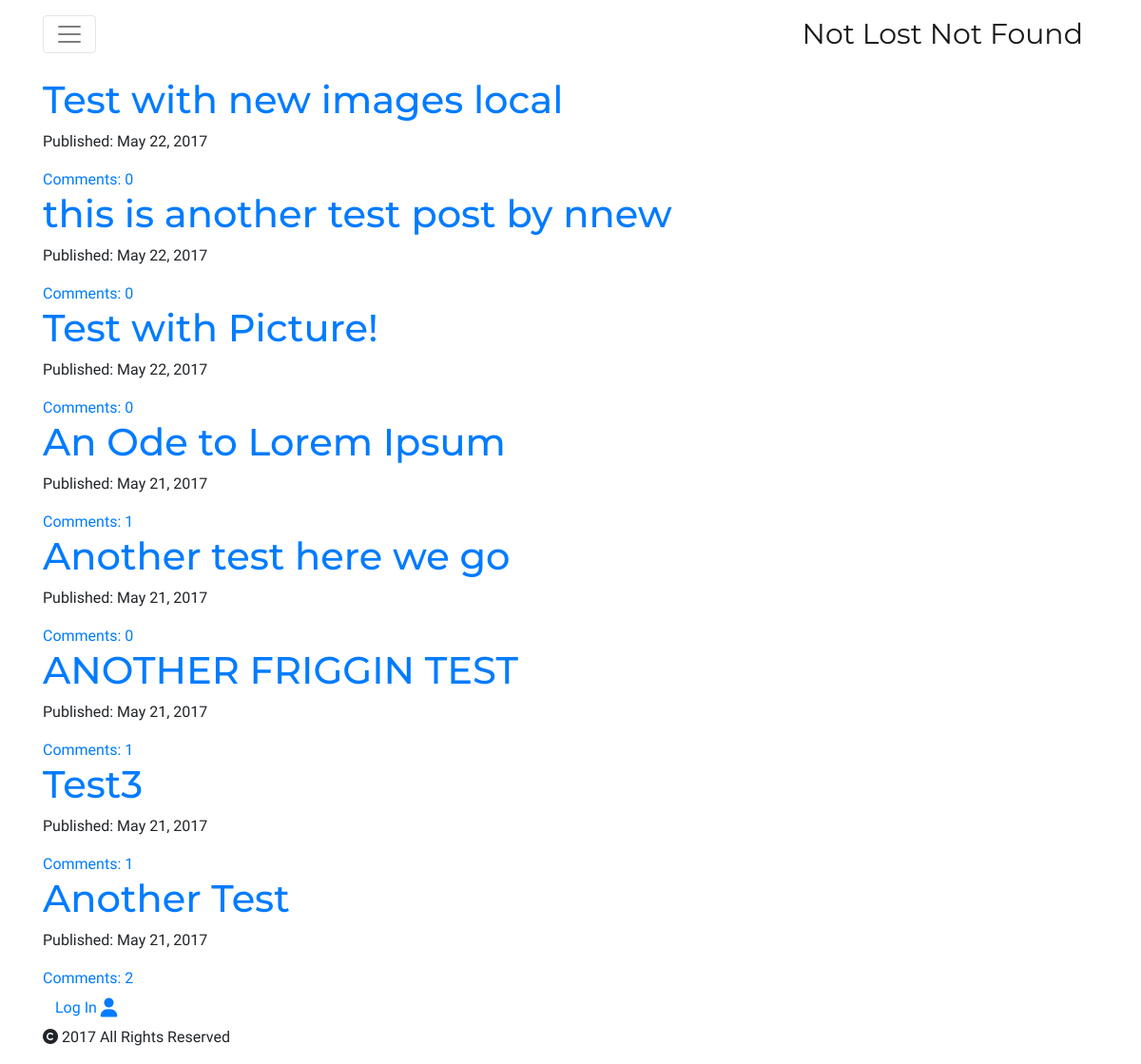
The app's page /posts/, older data.
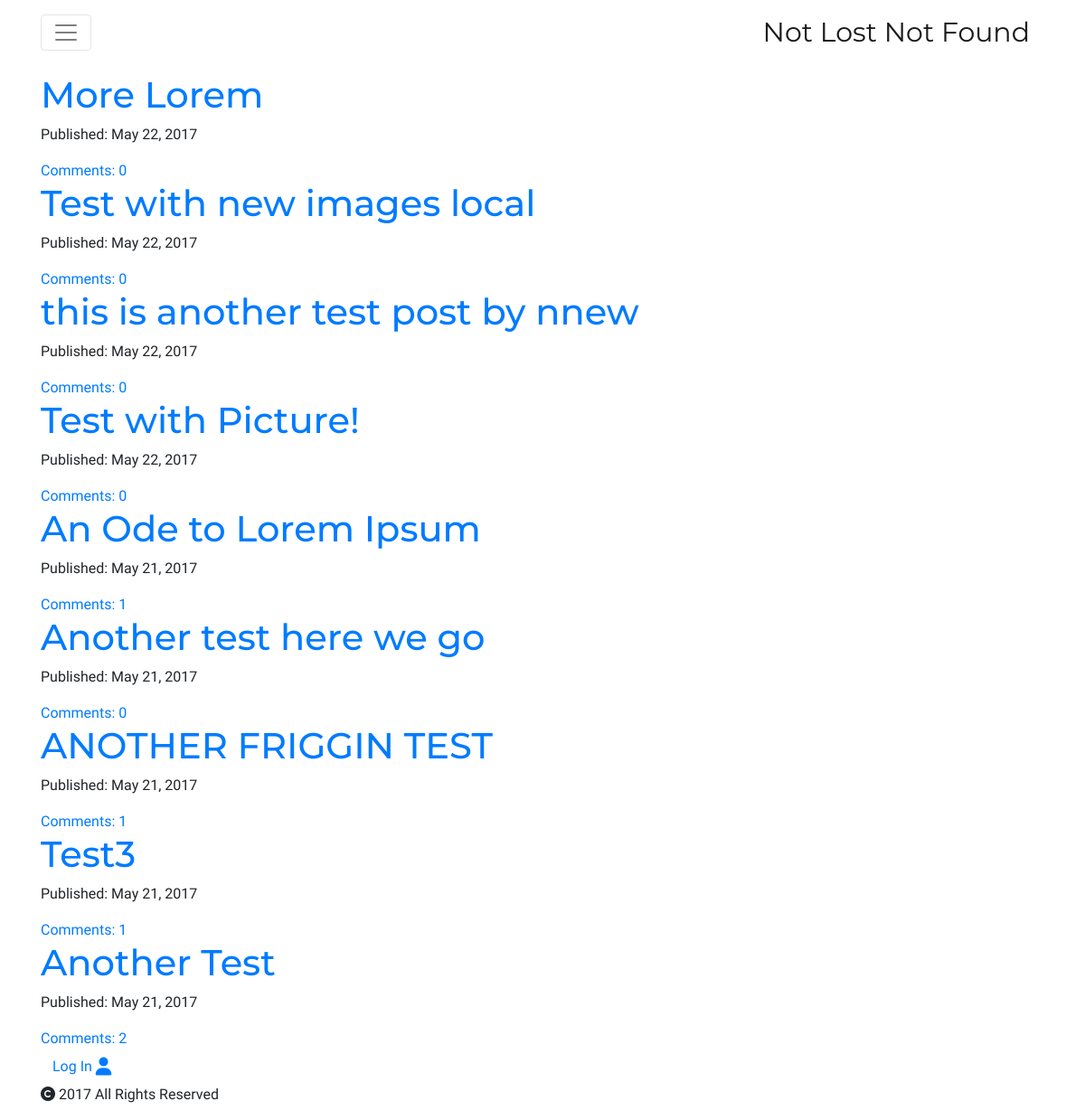
The same page, newer data.
### blog/models.py (models this page shows, shortened)
class Post(models.Model):
	author = models.ForeignKey('auth.User')
	title = models.CharField(max_length=200)
	text = RichTextUploadingField()
	feature = models.ImageField(upload_to='uploads/%Y/%m/%d',blank=True)
	create_date = models.DateTimeField(default=timezone.now)
	published_date = models.DateTimeField(blank=True,null=True)
	def approve_comment(self):
		return self.comments.filter(approved_comment=True)

### blog/views.py (the view)
class PostListView(ListView):
	model = Post
	def get_queryset(self):
		return Post.objects.filter(published_date__lte=timezone.now()).order_by('-published_date')

### blog/templates/blog/post_list.html (shortened to what this page needs)
{% extends "base.html" %}
{% block content %}
	<div class="centerstage">
		{% for post in post_list %}
		<div class="post">
			<h1><a href="{% url 'post_detail' pk=post.pk %}">{{ post.title }}</a></h1>
			<div class="date">
				<p>Published: {{ post.published_date|date:"M  d, Y" }}</p>
			</div>
			<a href="{% url 'post_detail' pk=post.pk %}">Comments: {{ post.approve_comment.count }}</a>
		</div>
		{% endfor %}
	</div>
{% endblock content %}

### blog/templates/blog/base.html (shortened to what this page needs)
<!DOCTYPE html>
{% load staticfiles %}
<html lang="en">
<head>
	<link rel="stylesheet" href="https://maxcdn.bootstrapcdn.com/bootstrap/4.0.0-alpha.6/css/bootstrap.min.css">
	<link rel="stylesheet" href="https://use.fontawesome.com/11415f440f.css">
	<link rel="stylesheet" href="{% static 'css/blog.css' %}">
</head>
<body>
	<nav class="navbar navbar-toggleable-md bg-faded navbar-light navfont custom-navbar">
		<div class="container">
 			<button class="navbar-toggler navbar-toggler-right" type="button" data-toggle="collapse" data-target="#collapseMe" aria-controls="navbarNavDropdown" aria-expanded="false" aria-label="Toggle navigation">
    			<span class="navbar-toggler-icon"></span>
 			</button>
  			<a href="{% url 'index' %}" class="navbar-brand bigbrand">Not Lost Not Found</a>
		</div>
	</nav>
	<div class="content container">
	{% block content %}
	{% endblock content %}
	</div>
	<footer>
		<div class="container">
			{% if user.is_authenticated %}
				<a href="{% url 'logout' %}" class="btn btn-danger">Logout</a>
			{% else %}
				<a href="{% url 'login' %}" class="btn">Log In <i class="fa fa-user fa-lg" aria-hidden="true"></i></a>
			{% endif %}
			<p><i class="fa fa-copyright" aria-hidden="true"></i> 2017 All Rights Reserved</p>
		</div>
	</footer>
</body>
</html>

### blog/static/css/blog.css (style rules this page uses)
body { font-family: 'PT Sans', sans-serif; }
h1 { font-family: 'Montserrat', sans-serif; }
.navfont { font-family: 'Montserrat'; font-size: 1.25em; margin-bottom: 10px; }
.bigbrand { font-size: 1.5em; }
.centerstage { margin-left: auto; margin-right: auto; }

Row changes from the older to the newer data that the page shows:
added Post: title "More Lorem", published_date "May 22, 2017", approve_comment.count "0"
